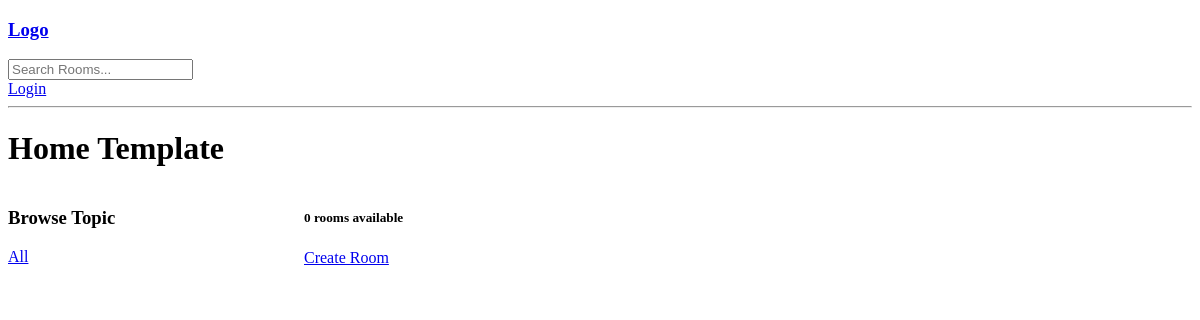
/?q=Python, run on an earlier commit of the app's database.
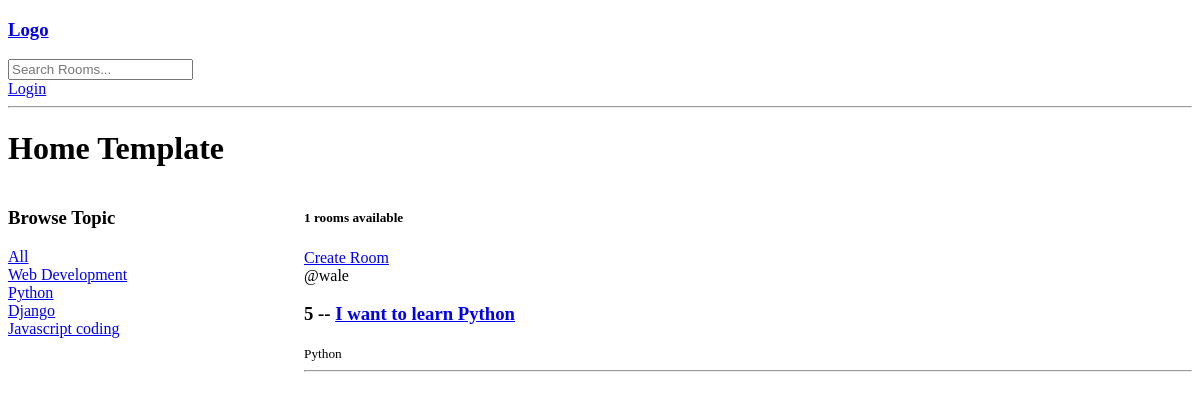
And on a later commit of the database.
### base/models.py (models this page shows, shortened)
class Topic(models.Model):
    name = models.CharField(max_length=200)

class Room(models.Model):
    host = models.ForeignKey(User, on_delete=models.SET_NULL, null=True)
    topic = models.ForeignKey(Topic, on_delete=models.SET_NULL, null=True)
    name = models.CharField(max_length=200)
    description = models.TextField(null=True, blank=True)
    updated = models.DateTimeField(auto_now=True)
    created = models.DateTimeField(auto_now_add=True)
    class Meta:
        ordering = ['-updated', '-created']

### base/views.py (the view)
# urls.py: path('', views.home, name="home"),
def home(request):
    q = request.GET.get('q') if request.GET.get('q') != None else ''
    rooms = Room.objects.filter(
        Q(topic__name__icontains=q) |
        Q(name__icontains=q) |
        Q(description__icontains=q)
        )
    topics = Topic.objects.all()
    room_count = rooms.count()
    context = {'rooms': rooms, 'topics' :topics, 'room_count': room_count}
    return render(request, 'base/home.html', context)

### base/templates/base/home.html (shortened to what this page needs)
{% extends 'main.html' %} {% block content %}
<h1>Home Template</h1>
<div class="home-container">
  <div>
    <h3>Browse Topic</h3>
    <div>
        <a href="{% url 'home' %}">All</a>
    </div>
    {% for topic in topics %}
        <div>
            <a href="{% url 'home' %}?q={{topic.name}}">{{topic.name}}</a>
        </div>
    {% endfor %}
  </div>
  <div>
    <h5>{{room_count}} rooms available</h5>
    <a href="{% url 'create-room' %}">Create Room</a>
    {% for room in rooms %}
    <div>
      <span>@{{ room.host.username }}</span>
      <h3>
        {{room.id}} -- <a href="{% url 'room' room.id %}">{{room.name}}</a>
      </h3>
      <small>{{ room.topic.name }}</small>
      <hr />
    </div>
    {% endfor %}
  </div>
</div>
{% endblock %}

### templates/main.html (shortened to what this page needs)
<!DOCTYPE html>
<html lang="en">
<head>
</head>
<body>
    {% include 'navbar.html' %}
    {% block content %}
    {% endblock %}
</body>
</html>

### templates/navbar.html
<a href="/">
  <h3>Logo</h3>
</a>
<form method="GET" action="{% url 'home' %}">
  <input type="text" name="q" placeholder="Search Rooms..." />
</form>
{% if request.user.is_authenticated %}
<p>Hello {{request.user}}</p>
<a href="{% url 'logout' %}">Logout</a>
{% else %}
<a href="{% url 'login' %}">Login</a>
{% endif %}
<hr />

### base/templates/base/home.html (style rules this page uses)
.home-container { display: grid; grid-template-columns: 1fr 3fr; }

What changed in the data, as far as the page shows it:
added Topic: name "Web Development"
added Topic: name "Python"
added Topic: name "Django"
added Topic: name "Javascript coding"
added Room: host.username "wale", id "5", name "I want to learn Python", topic.name "Python"
Also different on the page:
{{ room_count }}: "0" → "1"
